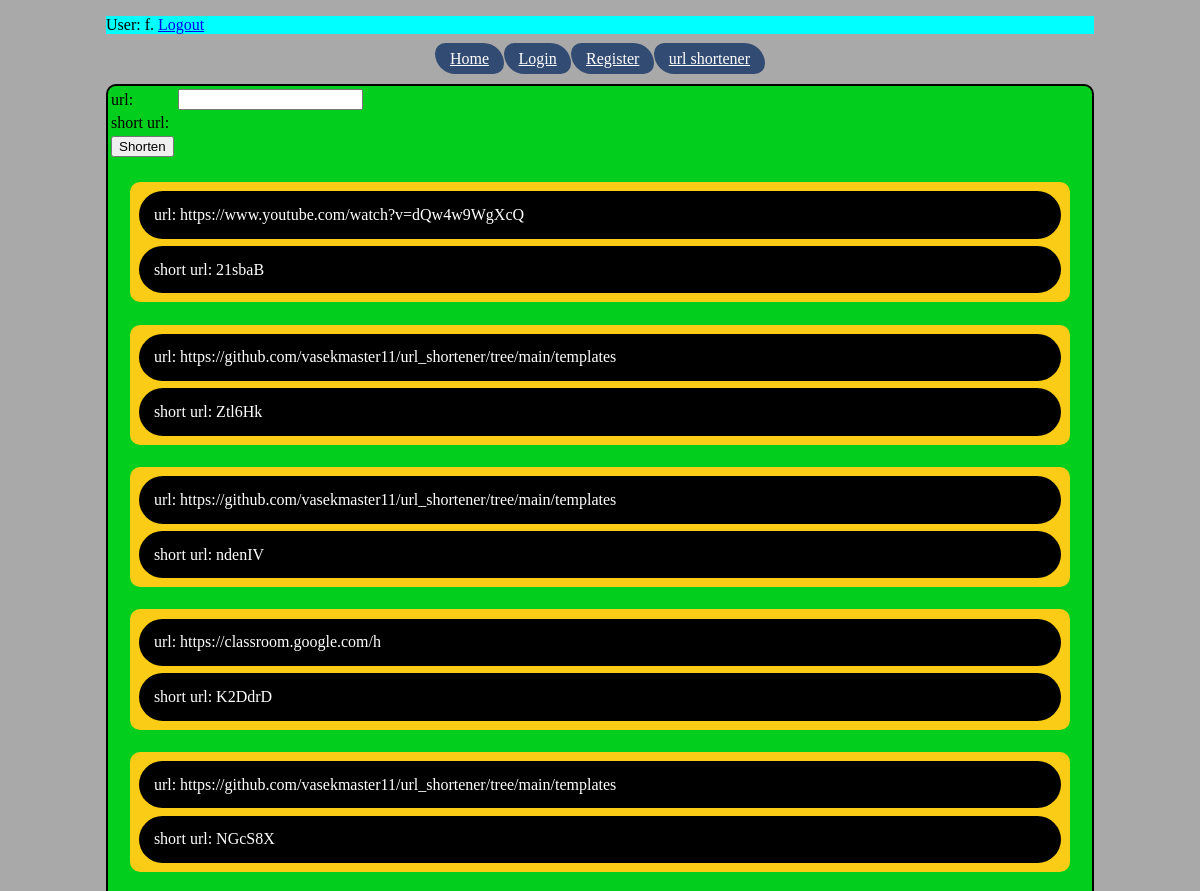
The page /url_short (signed in, upper part) on the database as committed earlier.
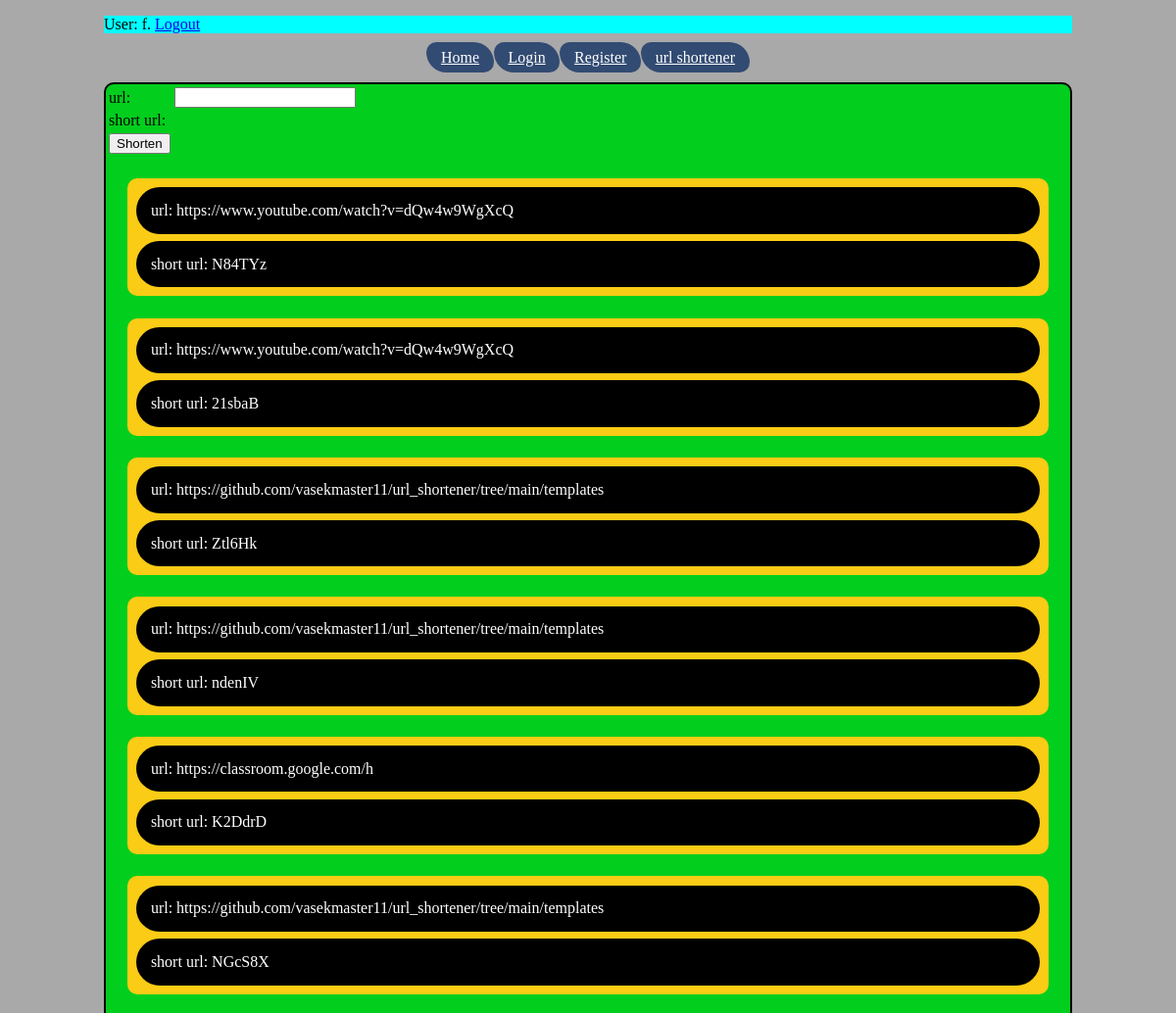
The same page on the database as committed later.
### tables this page shows
CREATE TABLE "url" (
	"id"	INTEGER,
	"short_url"	TEXT NOT NULL UNIQUE,
	"long_url"	TEXT NOT NULL,
	"u_id"	INTEGER,
	PRIMARY KEY("id" AUTOINCREMENT)
);

### webface.py (the view)
@app.route('/url_short', methods=['GET'])
def url_short():
    if 'user' in session:
        with SQLite('data.sqlite') as cur:
            u_id = cur.execute('SELECT id FROM user WHERE username = ?',[session['user']]).fetchone()[0]
            response = cur.execute('SELECT long_url, short_url FROM url WHERE u_id = ?',[u_id]).fetchall()
        return render_template('url_short.html', response=response)
    else:
        return render_template('url_short.html')

### sqlitewrap.py (called while the page is built)
    def __enter__(self):
        self.conn = sqlite3.connect(self.file)
        self.conn.row_factory = sqlite3.Row
        return self.conn.cursor()

    def __exit__(self, type, value, traceback):
        self.conn.commit()
        self.conn.close()

### templates/url_short.html (shortened to what this page needs)
{% extends 'base.html' %}
{% block obsah %}
<form class="url_form" method="post">
  <table>
    <tr>
      <td>url:</td>
      <td><input type="text" name="url_long"></td>
    </tr>
      <td>short url:</td>
    <tr>
      <td><button>Shorten</button></td>
    </tr>
  </table>
{% for long_url, short_url in response|reverse %}
<div class="urls">
<p class="url">url: <a class="hidden" href="{{long_url}}">{{long_url}}</a></p>
<p class="url">short url: <a class="hidden" href="{{short_url}}">{{short_url}}</a></p>
</div>
{% endfor %}
{% endblock obsah %}

### templates/base.html (shortened to what this page needs)
<!DOCTYPE html>
<html lang="cs">
  <head>
    <link
      rel="stylesheet"
      href="{{ url_for('static', filename='styles.css') }}"
    />
  </head>
  <body>
    <p class="usr">
      {% if 'user' in session %} User: {{ session['user'] }}.
      <a href="{{ url_for('logout') }}">Logout</a>
      {% else %} Nobody is loged in. {% endif %}
    </p>
    <nav>
      <p class="link">
        <a href="{{ url_for('base') }}">Home</a
        ><a href="{{ url_for('login') }}">Login</a
        ><a href="{{ url_for('register') }}">Register</a
        ><a href="{{ url_for('url_short') }}">url shortener</a>
      </p>
    </nav>
     {% block obsah %}{% endblock obsah %}
  </body>
</html>

### static/styles.css (style rules this page uses)
body { background-color: darkgray; padding-left: 1em; padding-right: 1em; margin-left: 90px; margin-right: 90px; }
.link { text-align: center; }
.link a { background-color: #324b72; border-radius: 25px 50px 25px; padding: 1ex 2ex; color: white; }
.url { background-color: #000000; border-radius: 25px 25px; padding:2ex; margin: 1ex; color: white; }
.urls { background-color: #FACC15; border-radius: 10px; margin: 3ex; padding: 0.25ex; }
.url_form { background-color: rgb(1, 206, 29); border-style: solid; border-color: rgb(0, 0, 0); border-width: 2px; border-radius: 10px; }
.usr { background-color: aqua; }
.hidden { color: rgb(255, 255, 255); text-decoration: none; }

Rows that differ between the two databases and show on the page:
added url: long_url "https://www.youtube.com/watch?v=dQw4w9WgXcQ", short_url "N84TYz"
